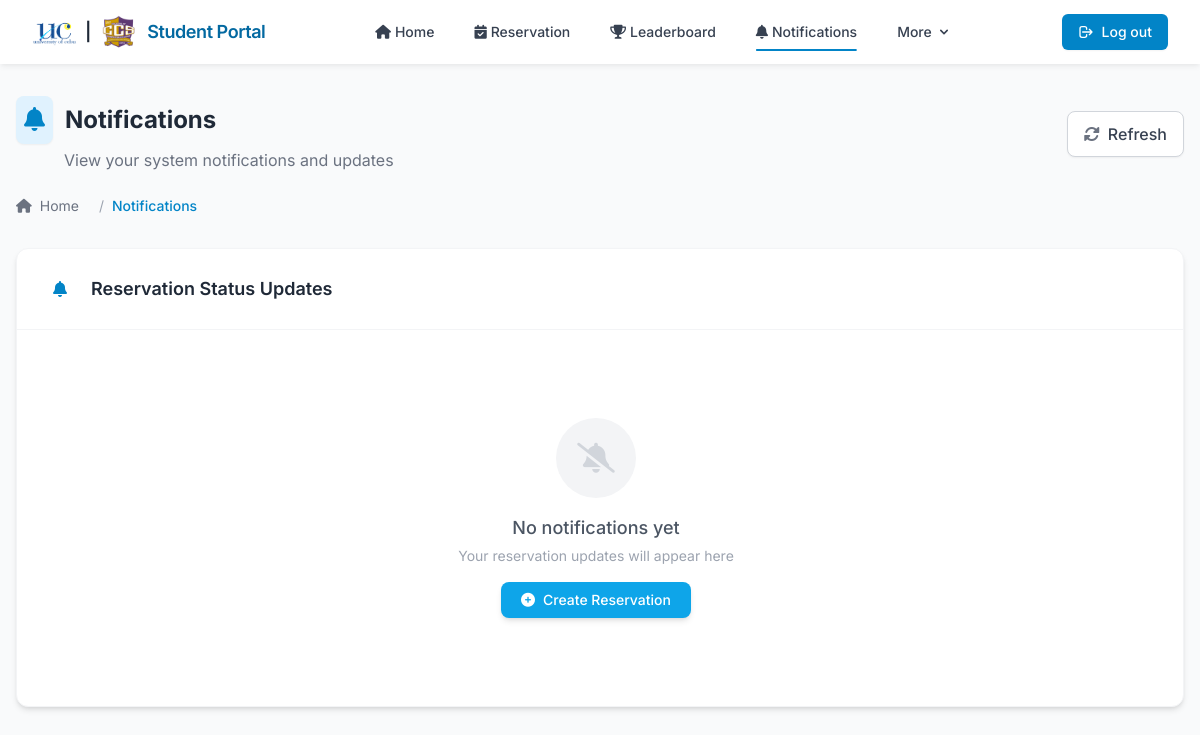
The app's page /view/student/notification.php (signed in), older data.
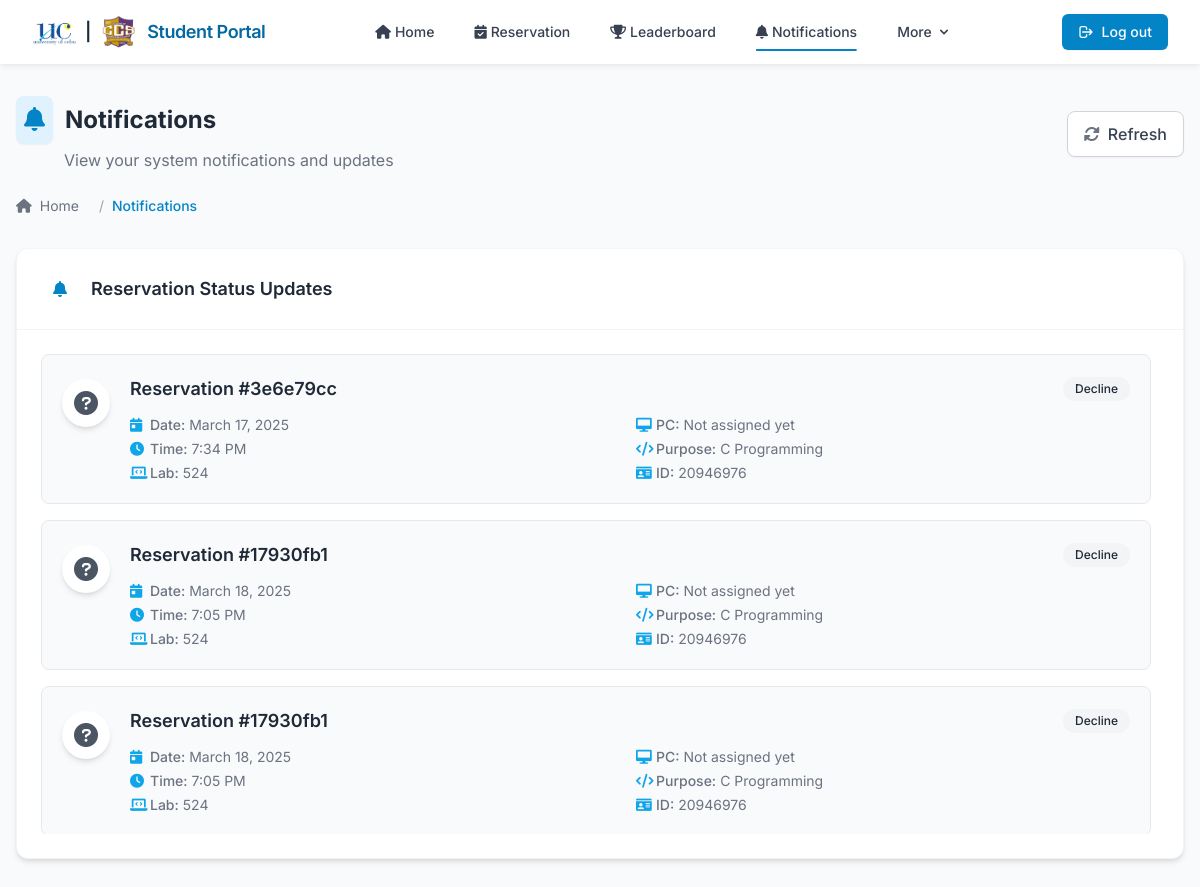
The same page, newer data.
### tables this page shows
CREATE TABLE `reservation` (
  `reservation_id` int(11) NOT NULL,
  `reservation_date` varchar(10) NOT NULL,
  `reservation_time` varchar(10) NOT NULL,
  `pc_number` int(11) NOT NULL,
  `lab` varchar(11) NOT NULL,
  `purpose` varchar(50) NOT NULL,
  `id_number` int(11) NOT NULL,
  `status` varchar(10) NOT NULL
);

### backend/backend_student.php (called while the page is built, shortened)
<?php
function retrieve_student_reservation_logs($id_number) {
    $db = Database::getInstance();
    $con = $db->getConnection();
    $sql = "SELECT * FROM reservation WHERE id_number = ? ORDER BY reservation_id DESC";
    $stmt = $con->prepare($sql);
    $stmt->bind_param("s", $id_number);
    $stmt->execute();
    $result = $stmt->get_result();
    return mysqli_fetch_all($result, MYSQLI_ASSOC);
}
?>

### view/student/notification.php (the view, shortened to what this page needs)
<?php
require_once '../../includes/navbar_student.php';
?>
<!DOCTYPE html>
<html lang="en">
<head>
    <script src="https://cdn.tailwindcss.com"></script>
    <link href="https://cdnjs.cloudflare.com/ajax/libs/font-awesome/6.0.0-beta3/css/all.min.css" rel="stylesheet">
    <link rel="stylesheet" href="https://cdnjs.cloudflare.com/ajax/libs/animate.css/4.1.1/animate.min.css" />
</head>
<body class="bg-gray-50 font-sans text-gray-800 opacity-0 transition-opacity duration-500">
    <div class="container mx-auto px-4 py-8 max-w-7xl">
        <div class="mb-8">
            <div class="flex flex-col md:flex-row justify-between items-start md:items-center mb-6">
                <div>
                    <h1 class="text-2xl font-bold text-gray-800 flex items-center">
                        <div class="bg-primary-100 p-2 rounded-lg mr-3 shadow-sm">
                            <i class="fas fa-bell text-primary-600"></i>
                        </div>
                        Notifications
                    </h1>
                    <p class="text-gray-500 mt-1 ml-12">View your system notifications and updates</p>
                </div>
                <div class="flex space-x-3 mt-4 md:mt-0">
                    <button id="refreshButton" class="bg-white border border-gray-300 hover:bg-gray-50 text-gray-700 font-medium py-2.5 px-4 rounded-lg transition duration-300 flex items-center shadow-sm">
                        <i class="fas fa-sync-alt mr-2 text-gray-500"></i>
                        Refresh
                    </button>
                </div>
            </div>
            <nav class="flex mb-6" aria-label="Breadcrumb">
                <ol class="inline-flex items-center space-x-1 md:space-x-3 text-sm">
                    <li class="inline-flex items-center">
                        <a href="homepage.php" class="text-gray-500 hover:text-primary-600 transition-colors inline-flex items-center">
                            <i class="fas fa-home mr-2"></i>
                            Home
                        </a>
                    </li>
                    <li>
                        <div class="flex items-center">
                            <span class="text-gray-400 mx-2">/</span>
                            <span class="text-primary-600 font-medium">Notifications</span>
                        </div>
                    </li>
                </ol>
            </nav>
        </div>
        <div class="bg-white rounded-xl shadow-md border border-gray-100 mb-8 notification-card animate-fade-in hover:border-primary-200">
            <div class="border-b border-gray-100 px-6 py-4 flex items-center">
                <div class=" p-3 mr-3">
                    <i class="fas fa-bell text-primary-600 animate-pulse-slow"></i>
                </div>
                <h2 class="text-lg font-semibold text-gray-800">Reservation Status Updates</h2>
            </div>
            <div class="p-6">
                <div class="max-h-[30rem] overflow-y-auto pr-2 space-y-4 scrollbar-thin">
                    <?php
                    $reservations = retrieve_student_reservation_logs($_SESSION['id_number']);
                    if(empty($reservations)):
                    ?>
                        <div class="text-center py-16 text-gray-500">
                            <div class="bg-gray-100 rounded-full w-20 h-20 mx-auto mb-4 flex items-center justify-center">
                                <i class="fas fa-bell-slash text-gray-300 text-3xl"></i>
                            </div>
                            <p class="text-gray-600 font-medium text-lg">No notifications yet</p>
                            <p class="text-sm text-gray-400 mt-1">Your reservation updates will appear here</p>
                            <a href="reservation.php" class="mt-4 inline-block px-5 py-2 bg-primary-500 hover:bg-primary-600 text-white font-medium rounded-lg transition duration-300 text-sm shadow-md">
                                <i class="fas fa-plus-circle mr-2"></i>Create Reservation
                            </a>
                        </div>
                    <?php
                    else:
                        foreach($reservations as $index => $row):
                            $statusColor = 'gray';
                            $statusBg = 'bg-gray-50';
                            $statusIcon = 'fa-question-circle';
                    ?>
                        <div class="rounded-lg border border-gray-200 p-5 notification-item stagger-item <?php echo $statusBg; ?>" style="transition-delay: <?php echo $index * 100; ?>ms">
                            <div class="flex items-start">
                                <div class="flex-shrink-0 mt-1">
                                    <div class="w-12 h-12 rounded-full flex items-center justify-center text-<?php echo $statusColor; ?>-600 shadow-md bg-white">
                                        <i class="fas <?php echo $statusIcon; ?> text-2xl"></i>
                                    </div>
                                </div>
                                <div class="ml-5 flex-1">
                                    <div class="flex items-center justify-between mb-2">
                                        <h3 class="font-semibold text-gray-800 text-lg">Reservation #<?php echo substr(md5($row['id_number'] . $row['reservation_date']), 0, 8); ?></h3>
                                        <span class="text-xs font-medium px-3 py-1 rounded-full bg-<?php echo $statusColor; ?>-100 text-<?php echo $statusColor; ?>-800">
                                            <?php echo $row['status']; ?>
                                        </span>
                                    </div>
                                    <div class="grid grid-cols-1 md:grid-cols-2 gap-3 text-sm mt-3">
                                        <div>
                                            <p class="text-gray-500 flex items-center">
                                                <i class="fas fa-calendar-day w-5 text-primary-500"></i>
                                                <span class="font-medium mr-1">Date:</span>
                                                <?php echo date('F j, Y', strtotime($row['reservation_date'])); ?>
                                            </p>
                                            <p class="text-gray-500 flex items-center mt-1">
                                                <i class="fas fa-clock w-5 text-primary-500"></i>
                                                <span class="font-medium mr-1">Time:</span>
                                                <?php echo date('g:i A', strtotime($row['reservation_time'])); ?>
                                            </p>
                                            <p class="text-gray-500 flex items-center mt-1">
                                                <i class="fas fa-laptop-code w-5 text-primary-500"></i>
                                                <span class="font-medium mr-1">Lab:</span>
                                                <?php echo $row['lab']; ?>
                                            </p>
                                        </div>
                                        <div>
                                            <p class="text-gray-500 flex items-center">
                                                <i class="fas fa-desktop w-5 text-primary-500"></i>
                                                <span class="font-medium mr-1">PC:</span>
                                                <?php echo $row['pc_number'] ?: 'Not assigned yet'; ?>
                                            </p>
                                            <p class="text-gray-500 flex items-center mt-1">
                                                <i class="fas fa-code w-5 text-primary-500"></i>
                                                <span class="font-medium mr-1">Purpose:</span>
                                                <?php echo $row['purpose']; ?>
                                            </p>
                                            <p class="text-gray-500 flex items-center mt-1">
                                                <i class="fas fa-id-card w-5 text-primary-500"></i>
                                                <span class="font-medium mr-1">ID:</span>
                                                <?php echo $row['id_number']; ?>
                                            </p>
                                        </div>
                                    </div>
                                </div>
                            </div>
                        </div>
                    <?php
                        endforeach;
                    endif;
                    ?>
                </div>
            </div>
        </div>
    </div>
</body>
</html>

### includes/navbar_student.php (shortened to what this page needs)
<!DOCTYPE html>
<html lang="en">
<head>
    <script src="https://cdn.tailwindcss.com"></script>
    <link rel="stylesheet" href="https://cdnjs.cloudflare.com/ajax/libs/font-awesome/6.4.2/css/all.min.css">
    <link rel="stylesheet" href="https://cdnjs.cloudflare.com/ajax/libs/animate.css/4.1.1/animate.min.css"/>
</head>
<body class="bg-gray-50 font-sans fade-in">
  <nav class="bg-white sticky top-0 z-50 navbar-shadow">
    <div class="max-w-7xl mx-auto px-4 sm:px-6 lg:px-8">
      <div class="flex justify-between h-16">
        <div class="flex-shrink-0 flex items-center logo-container">
          <a href="Homepage.php" class="flex items-center space-x-2" aria-label="Student dashboard home">
            <img src="../../assets/images/uc.png" class="h-9 w-auto" alt="University of Cebu logo">
            <span class="text-lg font-semibold text-gray-800">|</span>
            <img src="../../assets/images/ccs.png" class="h-10 w-auto" alt="College of Computer Studies logo">
            <span class="hidden md:block text-primary-700 font-semibold text-lg tracking-tight">Student Portal</span>
          </a>
        </div>
        <div class="hidden md:flex md:items-center md:space-x-4 md:justify-center flex-1">
          <a href="Homepage.php" class="px-3 py-2 text-sm font-medium text-gray-700 nav-link-hover transition duration-200 flex items-center justify-center <?php echo basename($_SERVER['PHP_SELF']) == 'Homepage.php' ? 'nav-link-active' : ''; ?>">
            <i class="fas fa-home mr-1"></i>
            <span>Home</span>
          </a>
          <a href="reservation.php" class="px-3 py-2 text-sm font-medium text-gray-700 nav-link-hover transition duration-200 flex items-center justify-center <?php echo basename($_SERVER['PHP_SELF']) == 'reservation.php' ? 'nav-link-active' : ''; ?>">
            <i class="fas fa-calendar-check mr-1"></i>
            <span>Reservation</span>
          </a>
          <a href="leaderboard.php" class="px-3 py-2 text-sm font-medium text-gray-700 nav-link-hover transition duration-200 flex items-center justify-center <?php echo basename($_SERVER['PHP_SELF']) == 'leaderboard.php' ? 'nav-link-active' : ''; ?>">
            <i class="fas fa-trophy mr-1"></i>
            <span>Leaderboard</span>
          </a>
          <a href="../../view/student/notification.php" class="px-3 py-2 text-sm font-medium text-gray-700 nav-link-hover transition duration-200 flex items-center justify-center <?php echo basename($_SERVER['PHP_SELF']) == 'notification.php' ? 'nav-link-active' : ''; ?>">
            <i class="fas fa-bell mr-1"></i>
            <span>Notifications</span>
          </a>
          <div class="dropdown-wrapper">
            <button type="button" class="px-3 py-2 text-sm font-medium text-gray-700 nav-link-hover transition duration-200 flex items-center justify-center <?php echo in_array(basename($_SERVER['PHP_SELF']), ['Profile.php', 'history.php', 'schedules.php', 'resources.php']) ? 'nav-link-active' : ''; ?>">
              <span>More</span>
              <svg class="ml-1 h-4 w-4" xmlns="http://www.w3.org/2000/svg" viewBox="0 0 20 20" fill="currentColor" aria-hidden="true">
                <path fill-rule="evenodd" d="M5.293 7.293a1 1 0 011.414 0L10 10.586l3.293-3.293a1 1 0 111.414 1.414l-4 4a1 1 0 01-1.414 0l-4-4a1 1 0 010-1.414z" clip-rule="evenodd" />
              </svg>
            </button>
          </div>
        </div>
        <div class="hidden md:flex md:items-center">
          <a href="../../auth/logout.php" class="px-4 py-2 text-sm font-medium text-white bg-primary-600 hover:bg-primary-700 rounded-md shadow-sm transition duration-200 flex items-center justify-center" onclick="handleLogout(event)" aria-label="Logout from student dashboard">
            <svg class="mr-2 h-4 w-4" xmlns="http://www.w3.org/2000/svg" fill="none" viewBox="0 0 24 24" stroke="currentColor" aria-hidden="true">
              <path stroke-linecap="round" stroke-linejoin="round" stroke-width="2" d="M17 16l4-4m0 0l-4-4m4 4H7m6 4v1a3 3 0 01-3 3H6a3 3 0 01-3-3V7a3 3 0 013-3h4a3 3 0 013 3v1" />
            </svg>
            Log out
          </a>
        </div>
      </div>
    </div>
  </nav>
</body>
</html>

### includes/navbar_student.php (style rules this page uses)
body { font-family: 'Inter', sans-serif; background-color: #f9fafb; scroll-behavior: smooth; }
.nav-link-hover { position: relative; transition: all 0.3s cubic-bezier(0.4, 0, 0.2, 1); border-radius: 6px; }
.nav-link-hover::after { content: ''; position: absolute; width: 0; height: 2px; bottom: -1px; left: 50%; background-color: #0284c7; transition: all 0.3s cubic-bezier(0.4, 0, 0.2, 1); transform: translateX(-50%); border-radius: 2px; }
.nav-link-active { color: #0284c7; font-weight: 500; }
.nav-link-active::after { width: 80%; background-color: #0284c7; }
.dropdown-wrapper { position: relative; }
.fade-in { animation: fadeIn 0.6s cubic-bezier(0.39, 0.575, 0.565, 1); }
.logo-container { transition: transform 0.3s ease, filter 0.3s ease; }
.navbar-shadow { box-shadow: 0 4px 6px -1px rgba(0, 0, 0, 0.05), 0 2px 4px -1px rgba(0, 0, 0, 0.03); transition: box-shadow 0.3s ease; }

### view/student/notification.php (style rules this page uses)
.notification-card { transition: transform 0.3s ease, box-shadow 0.3s ease; }
.animate-fade-in { animation: fadeIn 0.5s ease-in-out; }
.animate-slide-in-up { animation: slideInUp 0.5s ease-in-out; }
.stagger-item { opacity: 0; }
.animate-pulse-slow { animation: pulseSlow 3s infinite ease-in-out; }
.notification-item { transition: transform 0.2s ease, box-shadow 0.2s ease, background-color 0.2s ease; }

Row changes from the older to the newer data that the page shows:
added reservation: id_number+reservation_date "3e6e79cc", status "Decline", reservation_date "March 17, 2025", reservation_time "7:34 PM", lab "524", pc_number "Not assigned yet", purpose "C Programming", id_number "20946976"
added reservation: id_number+reservation_date "17930fb1", status "Decline", reservation_date "March 18, 2025", reservation_time "7:05 PM", lab "524", pc_number "Not assigned yet", purpose "C Programming", id_number "20946976"
added reservation: id_number+reservation_date "17930fb1", status "Decline", reservation_date "March 18, 2025", reservation_time "7:05 PM", lab "524", pc_number "Not assigned yet", purpose "C Programming", id_number "20946976"
Text that changed along with them:
text no longer shown: "No notifications yet Your reservation updates will appear here Create Reservation"
